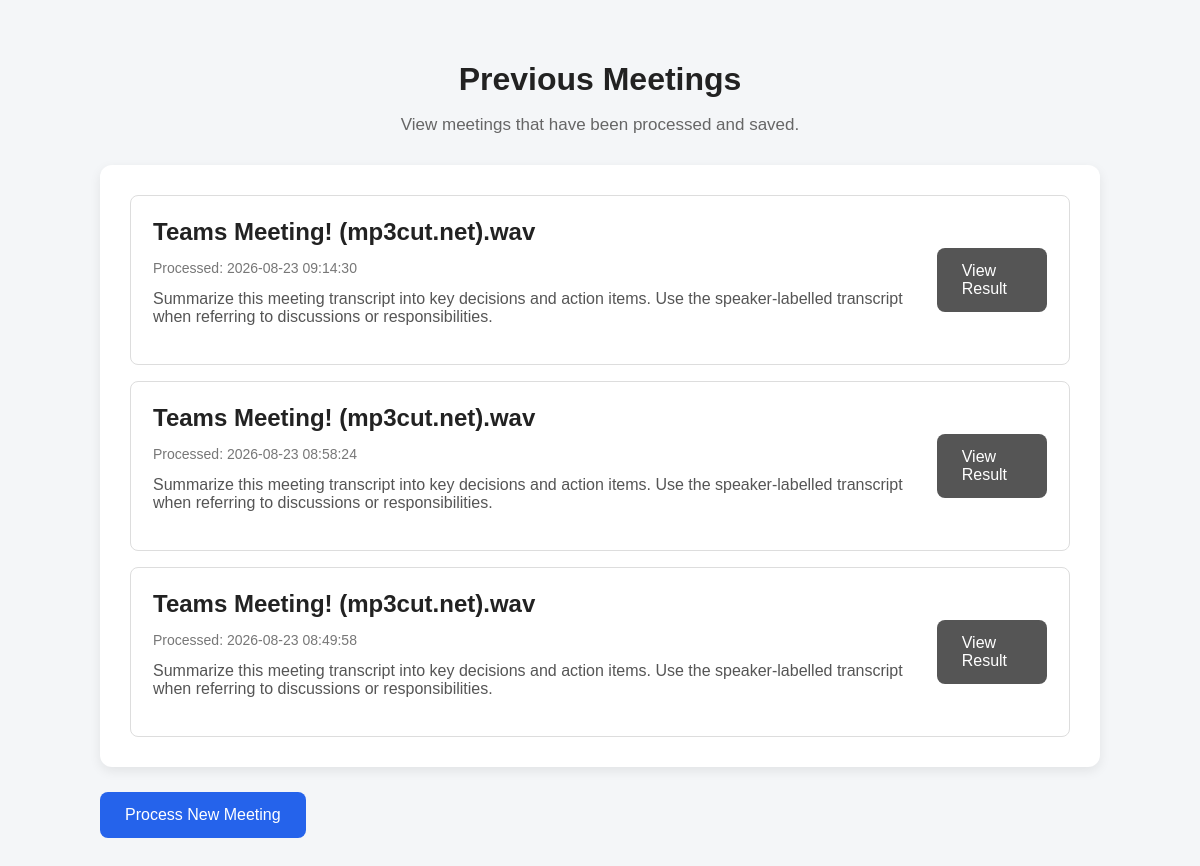
The app's page /history with its own data.
### tables this page shows
CREATE TABLE meetings (

            id INTEGER PRIMARY KEY AUTOINCREMENT,

            filename TEXT NOT NULL,

            transcript TEXT NOT NULL,

            user_prompt TEXT NOT NULL,

            result TEXT NOT NULL,

            created_at TIMESTAMP DEFAULT CURRENT_TIMESTAMP

        );

### app.py (the view)
@app.route("/history")
def history():
    meetings = get_all_meetings()
    return render_template(
        "history.html",
        meetings=meetings
    )

### database.py (called while the page is built)
def get_connection():
    connection = sqlite3.connect(DATABASE)
    connection.row_factory = sqlite3.Row
    return connection

def get_all_meetings():
    connection = get_connection()
    cursor = connection.cursor()
    cursor.execute(
        """
        SELECT
            id,
            filename,
            user_prompt,
            created_at

        FROM meetings

        ORDER BY id DESC
        """
    )
    meetings = cursor.fetchall()
    connection.close()
    return meetings

### templates/history.html (shortened to what this page needs)
<!DOCTYPE html>
<html lang="en">
<head>
    <link
        rel="stylesheet"
        href="{{ url_for('static', filename='style.css') }}"
    >
</head>
<body>
    <div class="container">
        <header class="result-header">
            <h1>
                Previous Meetings
            </h1>
            <p>
                View meetings that have been processed and saved.
            </p>
        </header>
        {% if meetings %}
            <div class="history-list">
                {% for meeting in meetings %}
                    <div class="history-card">
                        <div>
                            <h2>
                                {{ meeting["filename"] }}
                            </h2>
                            <p class="history-date">
                                Processed:
                                {{ meeting["created_at"] }}
                            </p>
                            <p class="history-prompt">
                                {{ meeting["user_prompt"] }}
                            </p>
                        </div>
                        <a
                            href="{{ url_for(
                                'meeting_result',
                                meeting_id=meeting['id']
                            ) }}"
                            class="button secondary"
                        >
                            View Result
                        </a>
                    </div>
                {% endfor %}
            </div>
        {% endif %}
        <div class="button-group">
            <a
                href="{{ url_for('index') }}"
                class="button"
            >
                Process New Meeting
            </a>
        </div>
    </div>
</body>
</html>

### static/style.css (style rules this page uses)
* { box-sizing: border-box; }
body { margin: 0; font-family: Arial, sans-serif; background: #f4f6f8; color: #222; }
.container { width: 90%; max-width: 1000px; margin: auto; padding: 40px 0; }
header { text-align: center; margin-bottom: 30px; }
header h1 { margin-bottom: 10px; }
header p { color: #666; font-size: 17px; }
.upload-card, .result-card, .history-list { background: white; padding: 30px; border-radius: 12px; margin-bottom: 25px; box-shadow: 0 4px 12px rgba(0,0,0,0.08); }
button, .button { display: inline-block; border: none; padding: 14px 25px; border-radius: 8px; background: #2563eb; color: white; text-decoration: none; cursor: pointer; font-size: 16px; }
.secondary { background: #555; }
.button-group { display: flex; gap: 15px; flex-wrap: wrap; }
.history-list { display: flex; flex-direction: column; gap: 16px; }
.history-card { display: flex; justify-content: space-between; align-items: center; padding: 22px; border: 1px solid #ddd; border-radius: 8px; background: #fff; }
.history-card h2 { margin-top: 0; margin-bottom: 8px; }
.history-date { font-size: 14px; color: #777; }
.history-prompt { margin-top: 12px; color: #555; }

### records on screen
meetings: filename "Teams Meeting! (mp3cut.net).wav", created_at "2026-08-23 09:14:30", user_prompt "Summarize this meeting transcript into key decisions and action items. Use the speaker-labelled transcript when referring to discussions or responsibilities."
meetings: filename "Teams Meeting! (mp3cut.net).wav", created_at "2026-08-23 08:58:24", user_prompt "Summarize this meeting transcript into key decisions and action items. Use the speaker-labelled transcript when referring to discussions or responsibilities."
meetings: filename "Teams Meeting! (mp3cut.net).wav", created_at "2026-08-23 08:49:58", user_prompt "Summarize this meeting transcript into key decisions and action items. Use the speaker-labelled transcript when referring to discussions or responsibilities."
